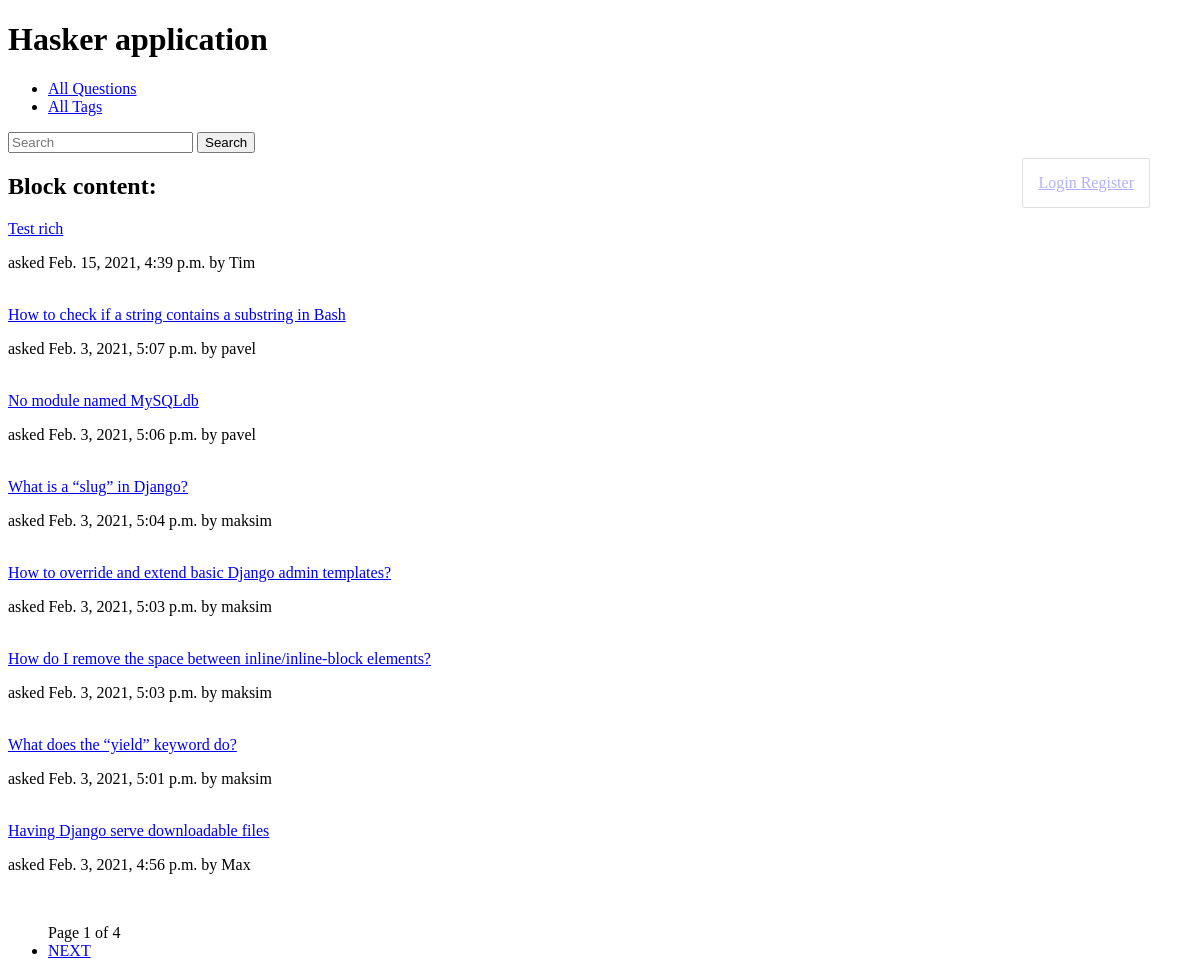
The page / on the database its author committed.
### hasker/models.py (models this page shows, shortened)
class Question(models.Model):
    author = models.ForeignKey(User, on_delete=models.CASCADE)
    title = models.CharField(max_length=150, db_index=True)
    slug = models.SlugField(max_length=150, blank=True, unique=True)
    content = RichTextField(blank=False, db_index=True)
    tags = models.ManyToManyField('Tag', blank=True, related_name='questions')
    date_create = models.DateTimeField(auto_now_add=True)
    def get_absolute_url(self):
        return reverse('question_detail_url', kwargs={'slug': self.slug})
    class Meta:
        ordering = ['-date_create']

### hasker/views.py (the view)
# urls.py: path('', IndexView.as_view(), name='questions_list_url'),
class IndexView(generic.ListView):
    template_name = 'hasker/index.html'
    context_object_name = 'questions'
    paginate_by = 8
    def get_queryset(self):
        search_query = self.request.GET.get('search', '')
        if search_query:
            return Question.objects.filter(Q(title__icontains=search_query) | Q(content__icontains=search_query))
        return Question.objects.all()

### hasker/templates/hasker/index.html (shortened to what this page needs)
{% extends 'hasker/base_hasker.html' %}
{% block content %}
    <h2>Block content:</h2>
    {% for question in questions %}
        <div>
            <a href="{{ question.get_absolute_url }}" >{{ question.title }} </a>
            <p> asked {{ question.date_create }} by {{ question.author }} </p>
            <br>
        </div>
    {% endfor %}
{% endblock %}

### rows shown on the page
Question: title "Test rich", date_create "Feb. 15, 2021, 4:39 p.m.", author "Tim"
Question: title "How to check if a string contains a substring in Bash", date_create "Feb. 3, 2021, 5:07 p.m.", author "pavel"
Question: title "No module named MySQLdb", date_create "Feb. 3, 2021, 5:06 p.m.", author "pavel"
Question: title "What is a “slug” in Django?", date_create "Feb. 3, 2021, 5:04 p.m.", author "maksim"
Question: title "How to override and extend basic Django admin templates?", date_create "Feb. 3, 2021, 5:03 p.m.", author "maksim"
Question: title "How do I remove the space between inline/inline-block elements?", date_create "Feb. 3, 2021, 5:03 p.m.", author "maksim"
Question: title "What does the “yield” keyword do?", date_create "Feb. 3, 2021, 5:01 p.m.", author "maksim"
Question: title "Having Django serve downloadable files", date_create "Feb. 3, 2021, 4:56 p.m.", author "Max"

### other values the page prints
{{ page_obj.number }} "1"
{{ page_obj.paginator.num_pages }} "4"
